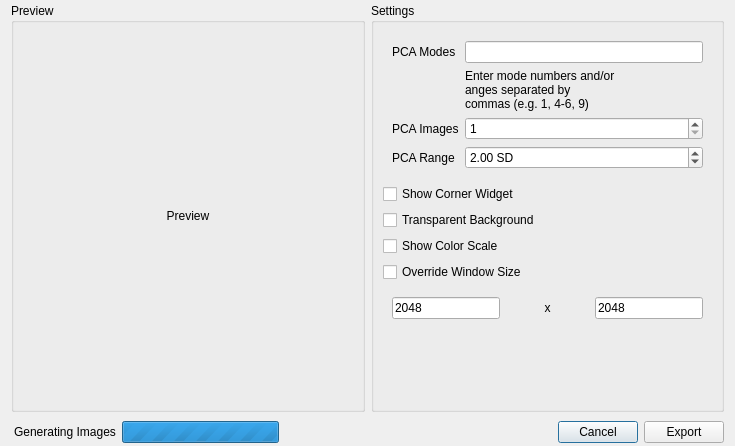
<?xml version="1.0" encoding="UTF-8"?>
<ui version="4.0">
 <class>ExportImageDialog</class>
 <widget class="QDialog" name="ExportImageDialog">
  <property name="geometry">
   <rect>
    <x>0</x>
    <y>0</y>
    <width>735</width>
    <height>446</height>
   </rect>
  </property>
  <property name="sizePolicy">
   <sizepolicy hsizetype="MinimumExpanding" vsizetype="MinimumExpanding">
    <horstretch>0</horstretch>
    <verstretch>0</verstretch>
   </sizepolicy>
  </property>
  <property name="windowTitle">
   <string>ShapeWorks Studio Export</string>
  </property>
  <layout class="QGridLayout" name="gridLayout">
   <property name="topMargin">
    <number>3</number>
   </property>
   <property name="bottomMargin">
    <number>3</number>
   </property>
   <item row="0" column="0" colspan="2">
    <widget class="QWidget" name="widget" native="true">
     <property name="sizePolicy">
      <sizepolicy hsizetype="MinimumExpanding" vsizetype="MinimumExpanding">
       <horstretch>0</horstretch>
       <verstretch>0</verstretch>
      </sizepolicy>
     </property>
     <property name="minimumSize">
      <size>
       <width>600</width>
       <height>300</height>
      </size>
     </property>
     <layout class="QGridLayout" name="gridLayout_3">
      <property name="leftMargin">
       <number>0</number>
      </property>
      <property name="topMargin">
       <number>0</number>
      </property>
      <property name="rightMargin">
       <number>0</number>
      </property>
      <property name="bottomMargin">
       <number>0</number>
      </property>
      <property name="spacing">
       <number>6</number>
      </property>
      <item row="0" column="0">
       <widget class="QGroupBox" name="preview_box">
        <property name="sizePolicy">
         <sizepolicy hsizetype="MinimumExpanding" vsizetype="MinimumExpanding">
          <horstretch>0</horstretch>
          <verstretch>0</verstretch>
         </sizepolicy>
        </property>
        <property name="minimumSize">
         <size>
          <width>1</width>
          <height>1</height>
         </size>
        </property>
        <property name="title">
         <string>Preview</string>
        </property>
        <layout class="QGridLayout" name="gridLayout_5">
         <property name="leftMargin">
          <number>0</number>
         </property>
         <property name="topMargin">
          <number>0</number>
         </property>
         <property name="rightMargin">
          <number>0</number>
         </property>
         <property name="bottomMargin">
          <number>0</number>
         </property>
         <item row="0" column="0">
          <widget class="shapeworks::ImageLabel" name="preview">
           <property name="sizePolicy">
            <sizepolicy hsizetype="MinimumExpanding" vsizetype="MinimumExpanding">
             <horstretch>0</horstretch>
             <verstretch>0</verstretch>
            </sizepolicy>
           </property>
           <property name="minimumSize">
            <size>
             <width>1</width>
             <height>1</height>
            </size>
           </property>
           <property name="text">
            <string>Preview</string>
           </property>
           <property name="alignment">
            <set>Qt::AlignCenter</set>
           </property>
          </widget>
         </item>
        </layout>
       </widget>
      </item>
      <item row="0" column="1">
       <widget class="QGroupBox" name="right_side_controls">
        <property name="title">
         <string>Settings</string>
        </property>
        <layout class="QGridLayout" name="gridLayout_2">
         <item row="3" column="0">
          <widget class="QCheckBox" name="show_color_scale">
           <property name="text">
            <string>Show Color Scale</string>
           </property>
          </widget>
         </item>
         <item row="2" column="0">
          <widget class="QCheckBox" name="transparent_background">
           <property name="text">
            <string>Transparent Background</string>
           </property>
          </widget>
         </item>
         <item row="4" column="0">
          <widget class="QCheckBox" name="override_window_size">
           <property name="text">
            <string>Override Window Size</string>
           </property>
          </widget>
         </item>
         <item row="5" column="0">
          <widget class="QWidget" name="window_size_widget" native="true">
           <layout class="QHBoxLayout" name="horizontalLayout">
            <item>
             <widget class="QLineEdit" name="override_width">
              <property name="sizePolicy">
               <sizepolicy hsizetype="Minimum" vsizetype="Fixed">
                <horstretch>0</horstretch>
                <verstretch>0</verstretch>
               </sizepolicy>
              </property>
              <property name="text">
               <string>2048</string>
              </property>
             </widget>
            </item>
            <item>
             <widget class="QLabel" name="label_3">
              <property name="text">
               <string>x</string>
              </property>
              <property name="alignment">
               <set>Qt::AlignCenter</set>
              </property>
             </widget>
            </item>
            <item>
             <widget class="QLineEdit" name="override_height">
              <property name="sizePolicy">
               <sizepolicy hsizetype="Minimum" vsizetype="Fixed">
                <horstretch>0</horstretch>
                <verstretch>0</verstretch>
               </sizepolicy>
              </property>
              <property name="text">
               <string>2048</string>
              </property>
             </widget>
            </item>
           </layout>
          </widget>
         </item>
         <item row="0" column="0">
          <widget class="QWidget" name="pca_widget" native="true">
           <layout class="QGridLayout" name="gridLayout_4">
            <item row="3" column="0">
             <widget class="QLabel" name="pca_range_label">
              <property name="text">
               <string>PCA Range</string>
              </property>
             </widget>
            </item>
            <item row="0" column="1">
             <widget class="QLineEdit" name="pca_modes"/>
            </item>
            <item row="2" column="0">
             <widget class="QLabel" name="pca_images_label">
              <property name="text">
               <string>PCA Images</string>
              </property>
             </widget>
            </item>
            <item row="0" column="0">
             <widget class="QLabel" name="pca_mode_start_label">
              <property name="text">
               <string>PCA Modes</string>
              </property>
             </widget>
            </item>
            <item row="2" column="1">
             <widget class="QSpinBox" name="pca_num_images">
              <property name="minimum">
               <number>1</number>
              </property>
              <property name="maximum">
               <number>5</number>
              </property>
             </widget>
            </item>
            <item row="3" column="1">
             <widget class="QDoubleSpinBox" name="pca_range">
              <property name="suffix">
               <string> SD</string>
              </property>
              <property name="decimals">
               <number>2</number>
              </property>
              <property name="minimum">
               <double>0.000000000000000</double>
              </property>
              <property name="maximum">
               <double>1000.000000000000000</double>
              </property>
              <property name="singleStep">
               <double>0.500000000000000</double>
              </property>
              <property name="value">
               <double>2.000000000000000</double>
              </property>
             </widget>
            </item>
            <item row="1" column="1">
             <widget class="QLabel" name="label">
              <property name="text">
               <string>Enter mode numbers and/or 
anges separated by
commas (e.g. 1, 4-6, 9)</string>
              </property>
             </widget>
            </item>
           </layout>
          </widget>
         </item>
         <item row="1" column="0">
          <widget class="QCheckBox" name="show_corner_widget">
           <property name="text">
            <string>Show Corner Widget</string>
           </property>
          </widget>
         </item>
         <item row="6" column="0">
          <spacer name="verticalSpacer">
           <property name="orientation">
            <enum>Qt::Vertical</enum>
           </property>
           <property name="sizeHint" stdset="0">
            <size>
             <width>20</width>
             <height>40</height>
            </size>
           </property>
          </spacer>
         </item>
        </layout>
       </widget>
      </item>
     </layout>
    </widget>
   </item>
   <item row="1" column="0" colspan="2">
    <widget class="QWidget" name="button_box" native="true">
     <layout class="QHBoxLayout" name="horizontalLayout_2">
      <property name="leftMargin">
       <number>0</number>
      </property>
      <property name="topMargin">
       <number>3</number>
      </property>
      <property name="rightMargin">
       <number>0</number>
      </property>
      <property name="bottomMargin">
       <number>0</number>
      </property>
      <item>
       <widget class="QWidget" name="progress_widget" native="true">
        <layout class="QGridLayout" name="gridLayout_6">
         <property name="leftMargin">
          <number>3</number>
         </property>
         <property name="topMargin">
          <number>0</number>
         </property>
         <property name="rightMargin">
          <number>3</number>
         </property>
         <property name="bottomMargin">
          <number>0</number>
         </property>
         <item row="0" column="1">
          <widget class="QProgressBar" name="progress">
           <property name="maximum">
            <number>0</number>
           </property>
           <property name="value">
            <number>0</number>
           </property>
          </widget>
         </item>
         <item row="0" column="0">
          <widget class="QLabel" name="progress_label">
           <property name="text">
            <string>Generating Images</string>
           </property>
          </widget>
         </item>
        </layout>
       </widget>
      </item>
      <item>
       <spacer name="horizontalSpacer">
        <property name="orientation">
         <enum>Qt::Horizontal</enum>
        </property>
        <property name="sizeHint" stdset="0">
         <size>
          <width>40</width>
          <height>20</height>
         </size>
        </property>
       </spacer>
      </item>
      <item>
       <widget class="QPushButton" name="cancel_button">
        <property name="text">
         <string>Cancel</string>
        </property>
       </widget>
      </item>
      <item>
       <widget class="QPushButton" name="export_button">
        <property name="text">
         <string>Export</string>
        </property>
       </widget>
      </item>
     </layout>
    </widget>
   </item>
  </layout>
 </widget>
 <customwidgets>
  <customwidget>
   <class>shapeworks::ImageLabel</class>
   <extends>QLabel</extends>
   <header location="global">Utils/ImageLabel.h</header>
  </customwidget>
 </customwidgets>
 <resources/>
 <connections/>
</ui>
